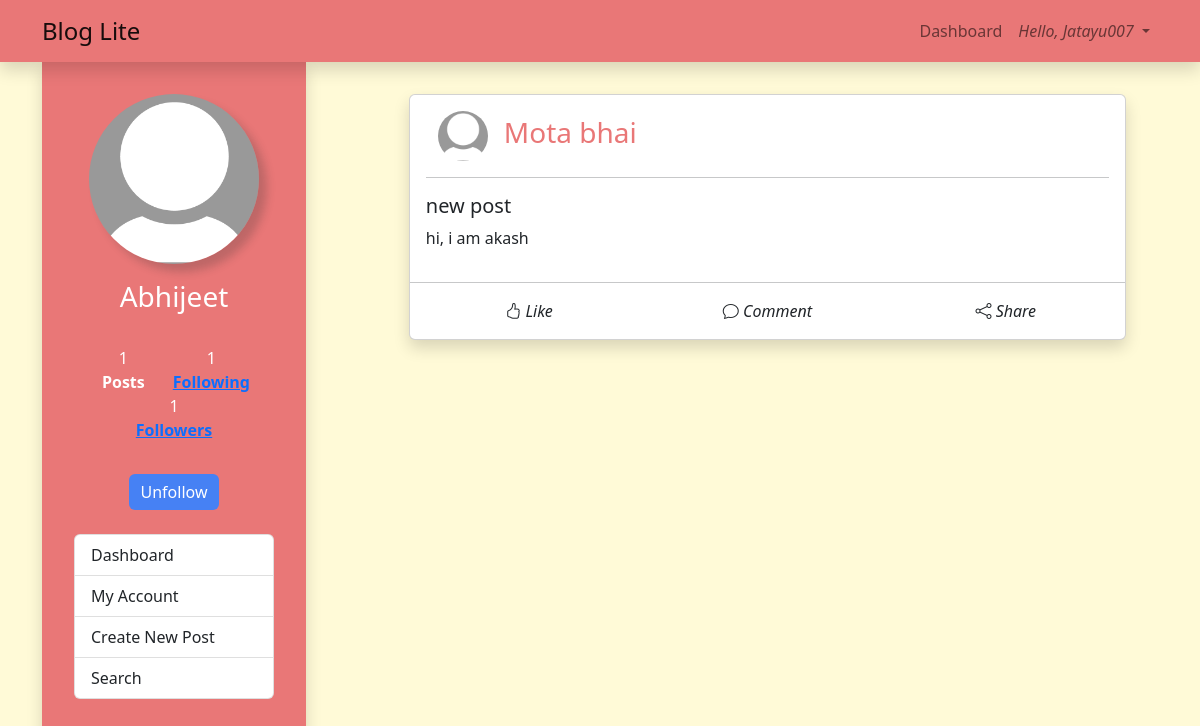
The page /Mota bhai (signed in) on the database its author committed.
### blog/models.py (models this page shows, shortened)
class User(db.Model, UserMixin):
    id = db.Column(db.Integer(), primary_key=True)
    fullname = db.Column(db.String(length=30), nullable=False)
    username = db.Column(db.String(length=30), unique=True, nullable=False)
    email = db.Column(db.String(length=50), nullable=False)
    profilePicture = db.Column(db.String(length=50), nullable=True, default='default-profile-pic.jpg')
    password_hash = db.Column(db.String(length=60), nullable=False)
    posts_created = db.relationship('Post', backref='author')
    followed = db.relationship('User',
                               secondary=followers,
                               primaryjoin=(followers.c.follower_id == id),
                               secondaryjoin=(followers.c.followed_id == id),
                               backref=db.backref('followers', lazy='dynamic'),
                               lazy='dynamic')
    def is_following(self, user):
        return self.followed.filter(followers.c.followed_id == user.id).count() > 0
    def PostCount(self):
        return len(list(self.posts_created))
    def myPosts(self):
        return Post.query.join(User, (self.id == Post.created_by)).order_by(Post.post_timestamp.desc())
    @property
    def password(self):
        return self.password

class Post(db.Model):
    id = db.Column(db.Integer(), primary_key=True)
    created_by = db.Column(db.Integer(), db.ForeignKey('user.id'), nullable=False)
    post_title = db.Column(db.String(), nullable=False)
    post_text = db.Column(db.String(), nullable=False)
    post_timestamp = db.Column(DateTime, default=datetime.datetime.utcnow)
    posts_media = db.relationship('Media', backref='post')

### blog/routes.py (the view)
@app.route('/<user>', methods=['GET','POST'])
def user_page(user):
    user_data = User.query.filter_by(username=user).first()
    if user_data:
        img = Media.query.all()
        return render_template('user.html', user = user_data, img=img)
    else:
        return render_template('404.html')

### blog/models.py (called while the page is built)
@login_manager.user_loader
def load_user(user_id):
    return User.query.get(int(user_id))

### blog/templates/user.html (shortened to what this page needs)
{% extends 'base.html' %}
{% block content %}
<section class="container dashboard">
    <aside class="sidebar container shadow">
      <div class="side-nav">
        <div class="profile-data container">
            <img src="{{ url_for('static',filename = user.profilePicture) }}" class="float-start profile-img" alt="...">
            <h3 class="profile-name">{{ user.fullname }}</h3>
            <br>
            <div class="container text-center sidebar-follow">
              <div class="row">
                <div class="col">
                  {{ user.PostCount() }}
                  <br>
                  <strong>Posts</strong>
                </div>
                <div class="col">
                  {{ user.followed.count()-1 }}
                  <br>
                  <strong><a href="{{ url_for('showfollowing', username=user.username) }}">Following</a></strong>
                </div>
                <div class="col">
                  {{ user.followers.count()-1 }}
                  <br>
                  <strong><a href="{{ url_for('showfollowers', username=user.username) }}">Followers</a></strong>
                </div>
              </div>
          </div>
        {% if current_user.username == user.username %}
        <a href="{{ url_for('updateUser_page') }}" class="btn btn-primary">Update Profile</a>
        {% elif not current_user.is_following(user) %}
        <a href="{{ url_for('follow', username=user.username) }}" class="btn btn-primary">Follow</a>
        {% else %}
        <a href="{{ url_for('unfollow', username=user.username) }}" class="btn btn-primary">Unfollow</a>
        {% endif %}
        </div>
        <br>
        <div class="list-group">
          <a href="{{ url_for('home_page') }}" class="list-group-item list-group-item-action">Dashboard</a>
          <a href="{{ url_for('user_page', user = current_user.username) }}" class="list-group-item list-group-item-action">My Account</a>
          <a href="{{ url_for('home_page') }}" class="list-group-item list-group-item-action">Create New Post</a>
          <a href="{{ url_for('search_page') }}" class="list-group-item list-group-item-action">Search</a>
        </div>
      </div>
    </aside>
    <main class="main-dashboard container">
        <div class="allposts">
            {% for post in user.myPosts() %}
            <div class="card posts shadow">
                <div class="card-body">
                  <div class="container Post-reactions">
                    <div class="row">
                      <div class="col">
                        <img src="{{ url_for('static',filename = post.author.profilePicture) }}" class="float-start profile-img-thumb">
                        <a href="{{ url_for('user_page', user = post.author.username ) }}" class="all-post-user-link">{{ post.author.username }}</a>
                      </div>
                    </div>
                  </div>
                  <hr>
                  <h5>{{ post.post_title }}</h5>
                    {{ post.post_text }}
                </div>
                <hr>
                <div class="container text-center Post-reactions">
                  <div class="row">
                    <div class="col">
                      <i class="bi bi-hand-thumbs-up"> Like</i>
                    </div>
                    <div class="col">
                      <i class="bi bi-chat"> Comment</i>
                    </div>
                    <div class="col">
                      <i class="bi bi-share"> Share</i>
                    </div>
                  </div>
                </div>
            </div>
            {% endfor %}
        </div>
    </main>
</section>
{% endblock %}

### blog/templates/base.html (shortened to what this page needs)
<!DOCTYPE html>
<html lang="en">
<head>
    <link href="https://cdn.jsdelivr.net/npm/bootstrap@5.2.2/dist/css/bootstrap.min.css" rel="stylesheet">
    <link rel="stylesheet" href="https://cdn.jsdelivr.net/npm/bootstrap-icons@1.10.3/font/bootstrap-icons.css">
    <link rel="stylesheet" href="{{ url_for('static', filename='./css/style.css') }}">
</head>
<body>
    <nav class="navbar navbar-expand-lg d-flex sticky-top shadow">
      <div class="container">
        <a class="navbar-brand" href="/">Blog Lite</a>
        <div class="collapse navbar-collapse" id="navbarNav">
          <ul class="navbar-nav">
            {% if current_user.is_authenticated %}
              <li class="nav-item">
                <a class="nav-link" href="{{ url_for('home_page') }}">Dashboard</a>
              </li>
              <li class="nav-item dropdown">
                <a class="nav-link dropdown-toggle" href="#" role="button" data-bs-toggle="dropdown" aria-expanded="false">
                  <i>Hello, {{ current_user.username }}</i>
                </a>
              </li>
            {% endif %}
          </ul>
        </div>
      </div>
    </nav>
    <div class="container-fluid">
      {% block content %}{% endblock %}
    </div>
</body>
</html>

### blog/static/css/style.css (style rules this page uses)
:root { --bs-darkpink : #E97777; --bs-lightpink : #FF9F9F; --bs-darkyellow : #FCDDB0; --bs-lightyellow : #FFFAD7; --bs-black: rgba(0, 0, 0, 0.614); --bs-white: #fff; }
.btn { background-color: #4681f4; border: none; }
.container-fluid { padding: 0; }
body { background-color: var(--bs-lightyellow); }
.navbar-expand-lg .navbar-collapse { justify-content: flex-end; }
.navbar { background-color: var(--bs-darkpink); }
.navbar-brand { font-size: 1.5rem; }
.profile-data { display: flex; flex-direction: column; align-items: center; color: var(--bs-white) }
.profile-img { width: 170px; height: 170px; margin: 0 0 1rem 0; border-radius: 50%; box-shadow: 8px 8px 8px rgba(50, 50, 50, 0.237); }
.profile-img-thumb { width: 50px; height: 50px; margin: 0 1rem 0 0; border-radius: 50%; }
.sidebar { width: 22%; height: 100vh; background-color: var(--bs-darkpink); border-bottom-left-radius: 10px; border-bottom-right-radius: 10px; padding: 2rem; position: fixed; }
.sidebar-follow { margin-bottom: 2rem; }
.main-dashboard { width: 70%; padding: 2rem; margin-right: 0; }
.dashboard { display: flex; }
.posts { margin-bottom: 0.75rem; }
.form-media-upload,.Post-reactions { margin-bottom: 1rem; }
.all-post-user-link { text-decoration: none; color: var(--bs-darkpink); font-size: 1.75rem; }

### rows shown on the page
User: username "Jatayu007"
User: profilePicture (placeholder picture), fullname "Abhijeet"
Post: profilePicture (placeholder picture), author.username "Mota bhai", post_title "new post", post_text "hi, i am akash"

### other values the page prints
{{ user.PostCount() }} "1"
{{ user.followed.count()-1 }} "1"
{{ user.followers.count()-1 }} "1"
